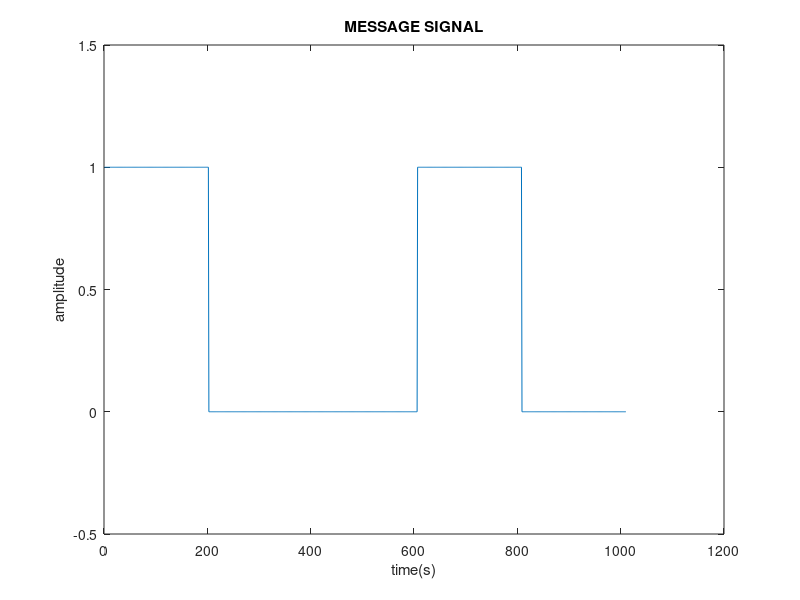
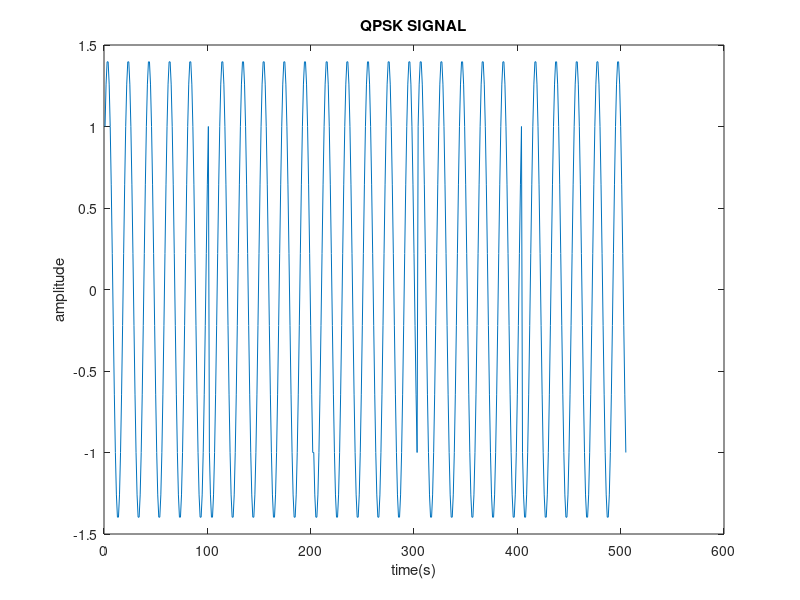
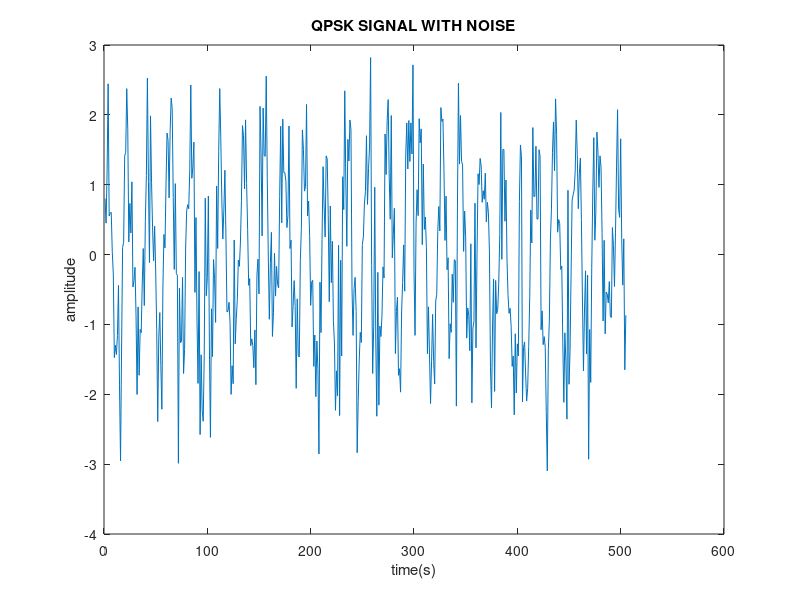
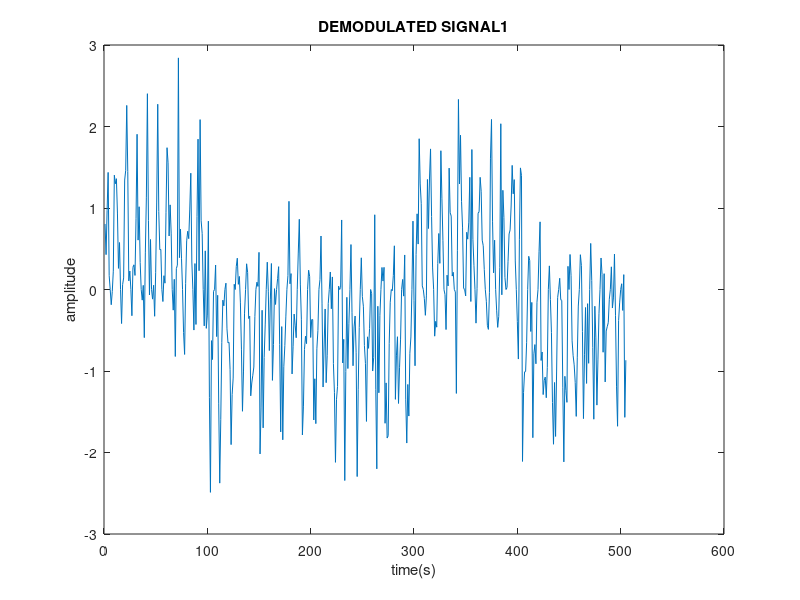

Here is the MATLAB script that generated these plots, in order:
 clc;
 t=0:0.01:1; %range setting
 f=5;  %frequency
 m=randi([0,1],1,10);  %generating psedo random integers
 carrier_sig1=[];carrier_sig2=[];qpsk_sig=[];msg_sig=[];
 for i=1:length(m)
     if m(i)==0
         m(i)=-1;
         msg_sig=[msg_sig zeros(1,length(t/2))];  %appending zeros if m(i) is 0
     else
         msg_sig=[msg_sig ones(1,length(t/2))]; %appending ones if m(i) not 0
     end
 end
 for i=1:2:length(m)
     q1=m(i)*cos(2*pi*f*t);  %setting 2N th message signal as cos
     q2=m(i+1)*sin(2*pi*f*t);%setting 2N+1 th message signal as sin
     Q=q1+q2;   %combaining to make QPSK signal
     qpsk_sig=[qpsk_sig Q];
     carrier_sig1=[carrier_sig1 cos(2*pi*f*t)]; %carrier1 as cos wave
     carrier_sig2=[carrier_sig2 sin(2*pi*f*t)]; %carrier2 as sin wave
 end   
 figure
 plot(msg_sig);
 xlabel('time(s)');
 ylabel('amplitude');
 ylim([-0.5 1.5]);
 title('MESSAGE SIGNAL');
  figure
 plot(qpsk_sig);
 xlabel('time(s)');
 ylabel('amplitude');
 title('QPSK SIGNAL');
 noise_sig=awgn(qpsk_sig,3);   %adding white gaussian noise to message
  figure
 plot(noise_sig);
 xlabel('time(s)');
 ylabel('amplitude');
 title('QPSK SIGNAL WITH NOISE');
 
 %demodulation
 dem_sig1=(noise_sig).*(carrier_sig1);  %receiver signal of carrier1 with noise
  figure
 plot(dem_sig1);
 xlabel('time(s)');
 ylabel('amplitude');
 title('DEMODULATED SIGNAL1');
 
 dem_sig2=(noise_sig).*(carrier_sig2);  %receiver signal of carrier2 with noise
 figure
 plot(dem_sig2);
 xlabel('time(s)');
 ylabel('amplitude');
 title('DEMODULATED SIGNAL2');
  
 %GENERATION OF ORIGINAL MESSAGE SIGNAL
 demod_sig=[];
 for i=1:length(m)/2
     k1=sum(dem_sig1((1+(i-1)*length(t)):(i*length(t)))); %adding each range of sequence in received signal 1
     k2=sum(dem_sig2((1+(i-1)*length(t)):(i*length(t)))); %adding each range of sequence in received signal 2
     if k1>0
         demod_sig=[demod_sig ones(1,length(t))];
     else  %if k1 is greater than 0 it is 1 else 0
         demod_sig=[demod_sig zeros(1,length(t))];
     end
     if k2>0
         demod_sig=[demod_sig ones(1,length(t))];
     else  %if k2 is greater than 0 it is 1 else 0
          demod_sig=[demod_sig zeros(1,length(t))];
     end
 end
 figure
 plot(demod_sig);
 ylim([-0.5 1.5]);
 xlabel('time(s)');
 ylabel('amplitude');
 title('ORIGINAL MSG SIGNAL')